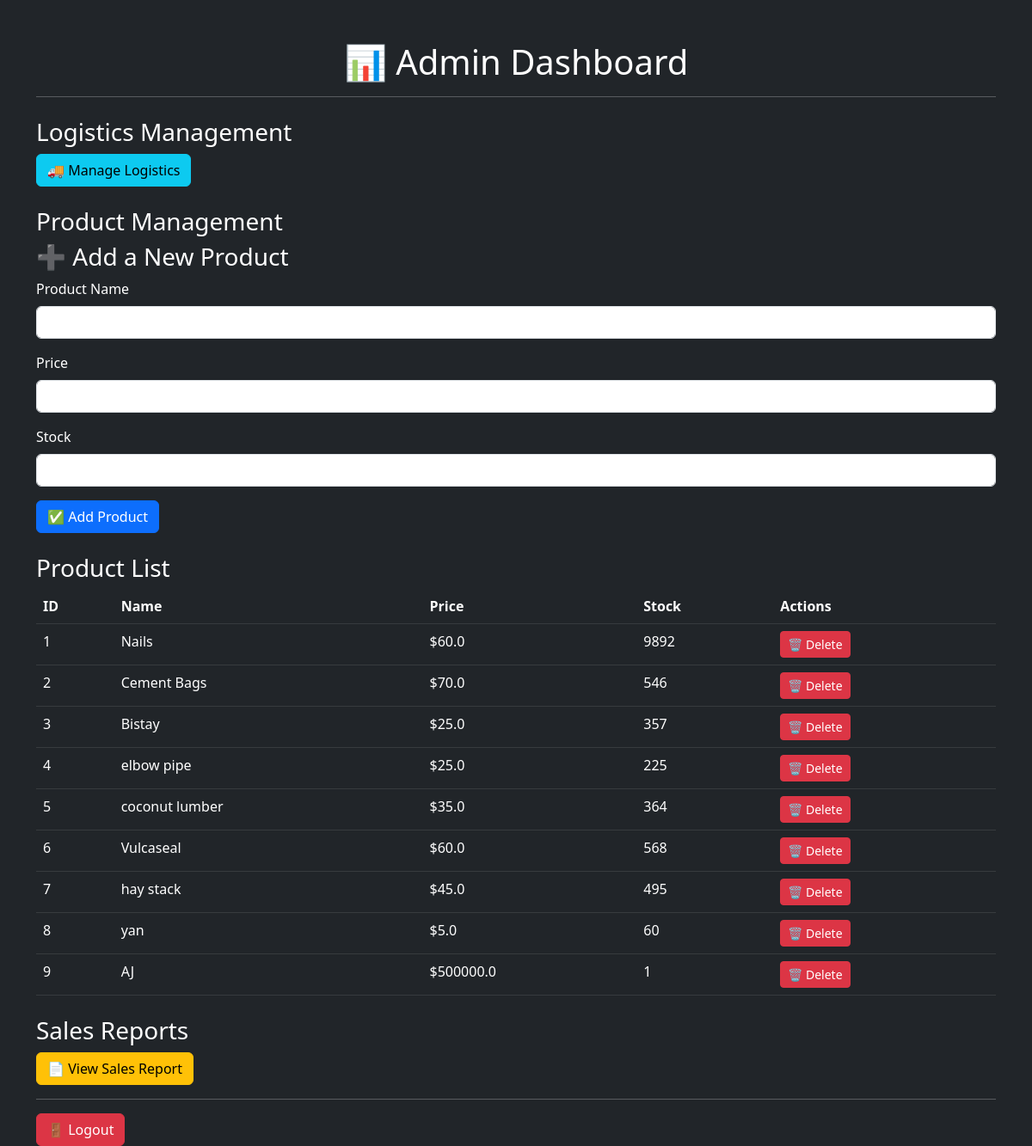
Page /admin_dashboard (signed in) on the earlier database version.
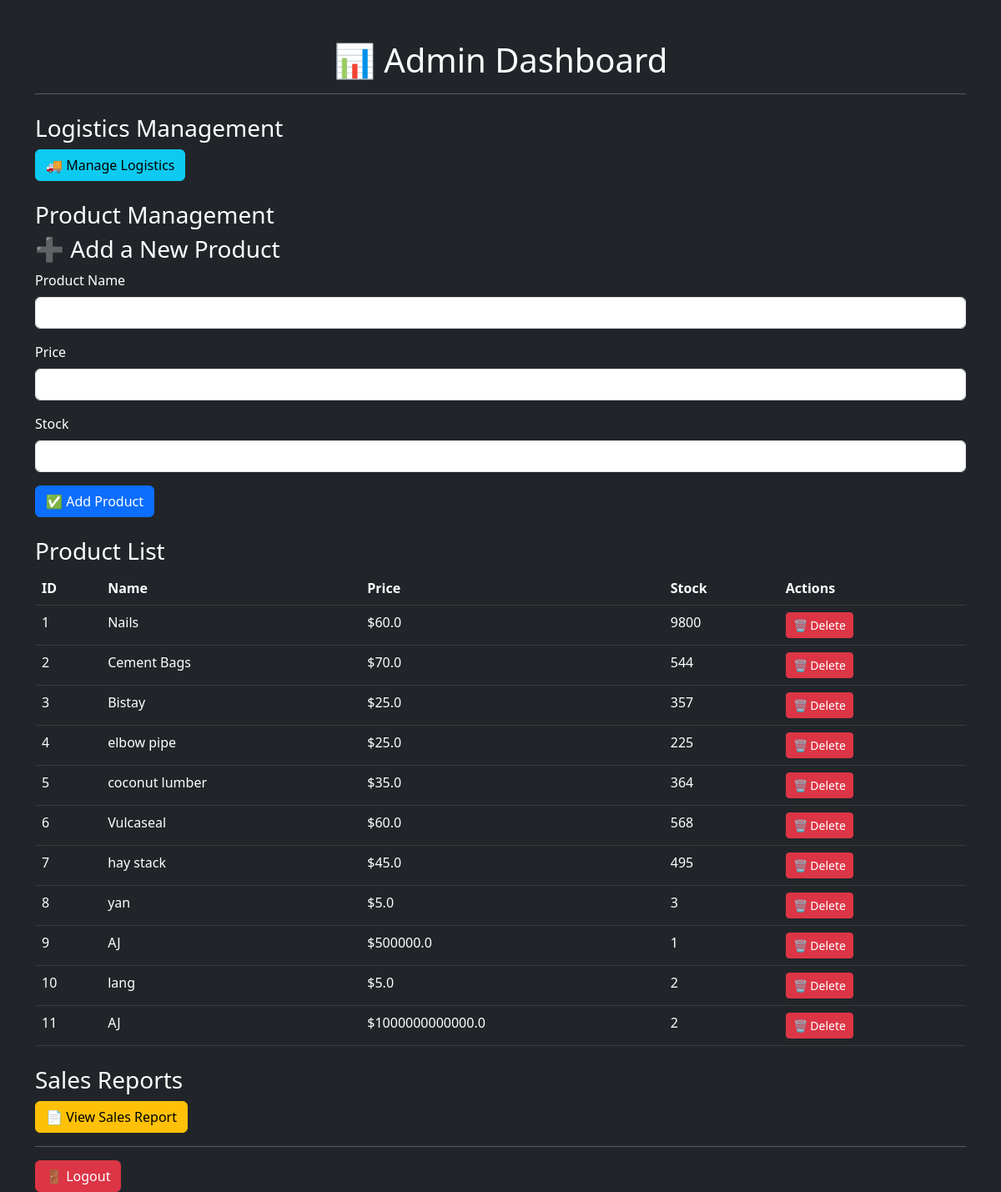
Same page on the later database version.
### app.py (models this page shows)
class Product(db.Model):
    id = db.Column(db.Integer, primary_key=True)
    name = db.Column(db.String(100), nullable=False)
    price = db.Column(db.Float, nullable=False)
    stock = db.Column(db.Integer, nullable=False)

### app.py (the view, shortened to what this page needs)
@app.route("/admin_dashboard", methods=["GET", "POST"])
@login_required
def admin_dashboard():
    if current_user.role != "admin":
        flash("Access Denied!", "danger")
        return redirect(url_for("cashier_dashboard"))
    form = ProductForm()
    products = Product.query.all()
    return render_template("admin_dashboard.html", form=form, products=products)

### app.py
class ProductForm(FlaskForm):
    name = StringField("Product Name", validators=[DataRequired()])
    price = FloatField("Price", validators=[DataRequired()])
    stock = IntegerField("Stock", validators=[DataRequired()])
    submit = SubmitField("Add Product")

### app.py (called while the page is built)
@login_manager.user_loader
def load_user(user_id):
    return db.session.get(User, int(user_id))  # ✅ Correct for SQLAlchemy 2.0

### templates/admin_dashboard.html (shortened to what this page needs)
<!DOCTYPE html>
<html lang="en">
<head>
    <link rel="stylesheet" href="https://cdn.jsdelivr.net/npm/bootstrap@5.3.0/dist/css/bootstrap.min.css">
</head>
<body class="bg-dark text-white">
    <div class="container mt-5">
        <h1 class="text-center">📊 Admin Dashboard</h1>
        <hr>
        <h3 class="mt-4">Logistics Management</h3>
<a href="{{ url_for('logistics_dashboard') }}" class="btn btn-info">🚚 Manage Logistics</a>
<br>
<br>
        <h3>Product Management</h3>
        <h3>➕ Add a New Product</h3>
<form method="POST">
    <div class="mb-3">
        <label class="form-label">Product Name</label>
        {{ form.name(class="form-control") }}
    </div>
    <div class="mb-3">
        <label class="form-label">Price</label>
        {{ form.price(class="form-control") }}
    </div>
    <div class="mb-3">
        <label class="form-label">Stock</label>
        {{ form.stock(class="form-control") }}
    </div>
    <button type="submit" class="btn btn-primary">✅ Add Product</button>
</form>
        <h3 class="mt-4">Product List</h3>
        <table class="table table-dark table-hover">
            <thead>
                <tr>
                    <th>ID</th><th>Name</th><th>Price</th><th>Stock</th><th>Actions</th>
                </tr>
            </thead>
            <tbody>
                {% for product in products %}
                <tr>
                    <td>{{ product.id }}</td>
                    <td>{{ product.name }}</td>
                    <td>${{ product.price }}</td>
                    <td>{{ product.stock }}</td>
                    <td>
                        <form action="{{ url_for('delete_product', product_id=product.id) }}" method="POST" style="display:inline;">
                            <button type="submit" class="btn btn-danger btn-sm" onclick="return confirm('Are you sure?')">🗑 Delete</button>
                        </form>
                    </td>
                </tr>
                {% endfor %}
            </tbody>
        </table>
        <h3 class="mt-4">Sales Reports</h3>
        <a href="{{ url_for('sales_report') }}" class="btn btn-warning">📄 View Sales Report</a>
        <hr>
        <a href="{{ url_for('logout') }}" class="btn btn-danger">🚪 Logout</a>
    </div>
</body>
</html>

Differences in the rows shown:
changed Product "Nails": stock "9892" → "9800"
changed Product "Cement Bags": stock "546" → "544"
changed Product "yan": stock "60" → "3"
added Product: id "10", name "lang", price "5.0", stock "2"
added Product: id "11", name "AJ", price "1000000000000.0", stock "2"
